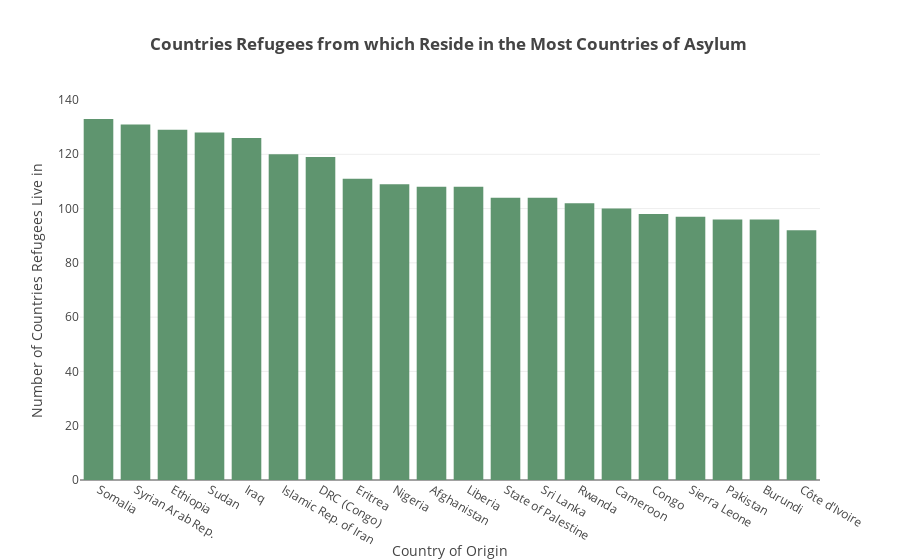

Notebook code for this chart:
### Code cell
data = [go.Bar(
            x=country_origin,
            y=num_origin,
            marker=dict(
            color='rgb(95, 149, 111)'
            )
    )]

layout = go.Layout(
    title='<b>Countries Refugees from which Reside in the Most Countries of Asylum </b>',
    xaxis=dict(
        title='Country of Origin'
    ),
    yaxis=dict(
        title='Number of Countries Refugees Live in'
    ),
    
)

fig = go.Figure(data=data, layout=layout)
iplot(fig, filename='barplot')

### Figure 1 — Plotly figure (JSON) as saved in the notebook; plotly's stock layout.template omitted (floating-point values rounded to 4 significant figures)
{"data": [{"marker": {"color": "rgb(95, 149, 111)"}, "type": "bar", "uid": "db38ae98-dc55-4833-b62e-13c99d4f0f12", "x": ["Somalia", "Syrian Arab Rep.", "Ethiopia", "Sudan", "Iraq", "Islamic Rep. of Iran", "DRC (Congo)", "Eritrea", "Nigeria", "Afghanistan", "Liberia", "State of Palestine", "Sri Lanka", "Rwanda", "Cameroon", "Congo", "Sierra Leone", "Pakistan", "Burundi", "Côte d'Ivoire"], "y": [133, 131, 129, 128, 126, 120, 119, 111, 109, 108, 108, 104, 104, 102, 100, 98, 97, 96, 96, 92]}], "layout": {"title": {"text": "<b>Countries Refugees from which Reside in the Most Countries of Asylum </b>"}, "xaxis": {"title": {"text": "Country of Origin"}}, "yaxis": {"title": {"text": "Number of Countries Refugees Live in"}}}}
